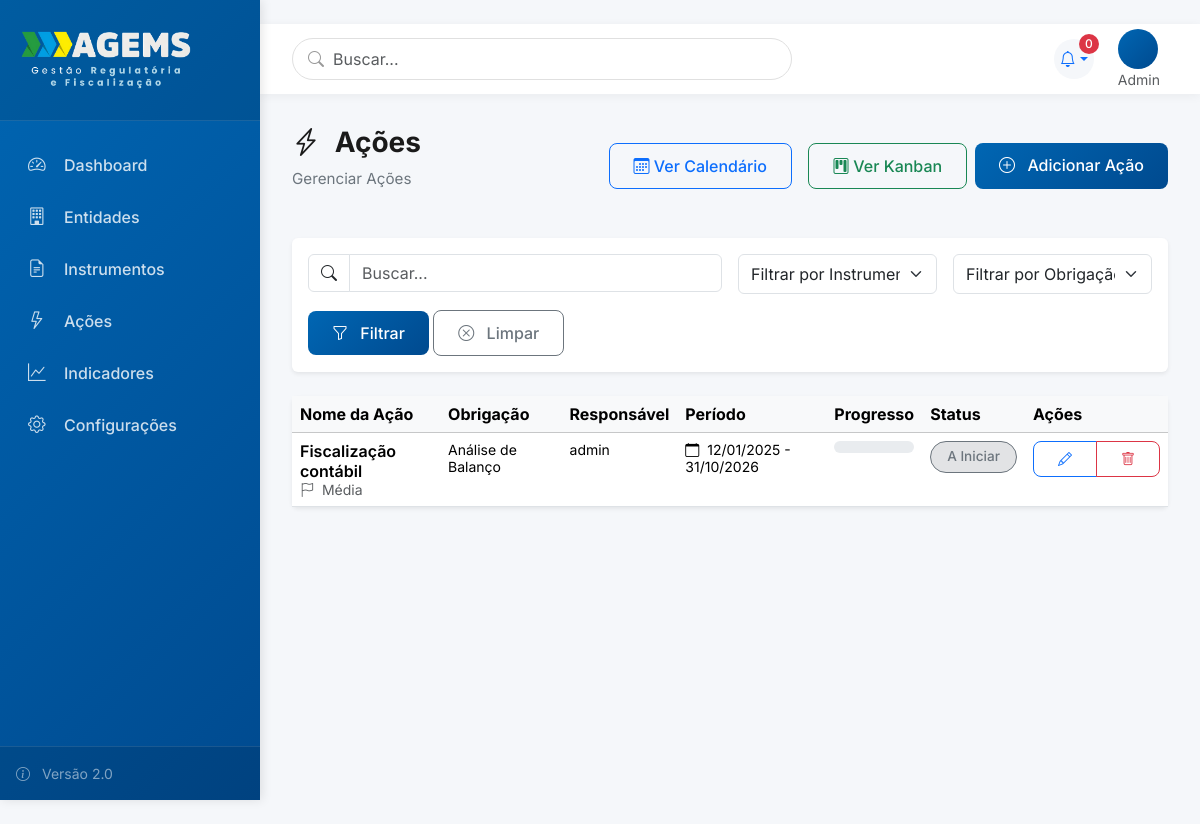
Screenshot of /acoes/ (signed in) with the database file from the repository.
### usuarios/models.py (models this page shows, shortened)
class Usuario(AbstractUser):
    PERFIL_CHOICES = [
        (0, 'Admin'),
        (1, 'Diretoria'),
        (2, 'Assessoria'),
        (3, 'Coordenação'),
        (4, 'Usuário Comum'),
        (5, 'Visualizador'),
    ]
    perfil = models.IntegerField(
        choices=PERFIL_CHOICES,
        default=4,
        verbose_name='Perfil de Acesso',
        help_text='Define o nível de acesso e permissões do usuário'
    )
    diretoria = models.ForeignKey(
        'core.Diretoria',
        on_delete=models.SET_NULL,
        null=True,
        blank=True,
        related_name='usuarios_diretoria',
        verbose_name='Diretoria',
        help_text='Diretoria principal do usuário (obrigatório para perfis 1-5)'
    )
    subunidade = models.ForeignKey(
        'core.Subunidade',
        on_delete=models.SET_NULL,
        null=True,
        blank=True,
        related_name='usuarios',
        verbose_name='Subunidade',
        help_text='Subunidade específica (obrigatório para perfis 2, 3, 4)'
    )
    diretorias_visualizacao = models.ManyToManyField(
        'core.Diretoria',
        blank=True,
        related_name='visualizadores',
        verbose_name='Diretorias para Visualização',
        help_text='Diretorias que o visualizador pode acessar (apenas para perfil 5)'
    )
    cargo = models.CharField(max_length=100, blank=True, verbose_name='Cargo')
    setor = models.CharField(max_length=100, blank=True, verbose_name='Setor/Departamento')
    telefone = models.CharField(max_length=20, blank=True, verbose_name='Telefone')
    entidade = models.ForeignKey(
        'entidades.Entidade',
        on_delete=models.SET_NULL,
        null=True,
        blank=True,
        related_name='usuarios',
        verbose_name='Entidade'
    )
    senha_temporaria = models.BooleanField(
        default=False,
        verbose_name='Senha Temporária',
        help_text='Se True, usuário será forçado a trocar senha no próximo login'
    )
    ativo = models.BooleanField(default=True, verbose_name='Usuário Ativo')
    data_criacao = models.DateTimeField(auto_now_add=True, verbose_name='Data de Criação')
    data_atualizacao = models.DateTimeField(auto_now=True, verbose_name='Última Atualização')
    class Meta:
        verbose_name = 'Usuário'
        verbose_name_plural = 'Usuários'
        ordering = ['first_name', 'last_name']
        indexes = [
            models.Index(fields=['perfil']),
            models.Index(fields=['diretoria']),
            models.Index(fields=['subunidade']),
        ]

### acoes/models.py (models this page shows, shortened)
class Acao(models.Model):
    STATUS_CHOICES = [
        ('a_iniciar', 'A Iniciar'),
        ('em_andamento', 'Em Andamento'),
        ('atrasado', 'Atrasado'),
        ('em_validacao', 'Em Validação'),
        ('finalizado', 'Finalizado'),
    ]
    PRIORIDADE_CHOICES = [
        ('baixa', 'Baixa'),
        ('media', 'Média'),
        ('alta', 'Alta'),
        ('urgente', 'Urgente'),
    ]
    PERIODICIDADE_CHOICES = [
        ('unica', 'Única'),
        ('mensal', 'Mensal'),
        ('bimestral', 'Bimestral'),
        ('trimestral', 'Trimestral'),
        ('quadrimestral', 'Quadrimestral'),
        ('semestral', 'Semestral'),
        ('anual', 'Anual'),
    ]
    nome = models.CharField('Nome da Ação', max_length=200)
    descricao = models.TextField('Descrição', blank=True)
    obrigacao = models.ForeignKey(
        Obrigacao,
        on_delete=models.CASCADE,
        verbose_name='Obrigação',
        related_name='acoes'
    )
    tipo_acao = models.ForeignKey(
        TipoAcao,
        on_delete=models.PROTECT,
        verbose_name='Tipo de Ação',
        related_name='acoes_v2',
        null=True,
        blank=True
    )
    responsavel = models.ForeignKey(
        settings.AUTH_USER_MODEL,
        on_delete=models.PROTECT,
        verbose_name='Responsável',
        related_name='acoes_responsavel',
        help_text='Responsável pela ação (apenas 1)'
    )
    executores = models.ManyToManyField(
        settings.AUTH_USER_MODEL,
        verbose_name='Executores',
        related_name='acoes_executor',
        blank=True,
        help_text='Usuários que executam a ação (pode ser vários)'
    )
    status = models.CharField('Status', max_length=15, choices=STATUS_CHOICES, default='a_iniciar')
    percentual_cumprido = models.IntegerField(
        'Percentual Cumprido (%)',
        default=0,
        help_text='Percentual de conclusão da ação (0-100)'
    )
    data_inicio = models.DateField('Data de Início')
    data_fim = models.DateField('Data de Fim')
    data_conclusao = models.DateField('Data de Conclusão Real', null=True, blank=True)
    periodicidade = models.CharField('Periodicidade', max_length=15, choices=PERIODICIDADE_CHOICES, default='unica')
    prioridade = models.CharField('Prioridade', max_length=10, choices=PRIORIDADE_CHOICES, default='media')
    dias_antecedencia_alerta = models.IntegerField(
        'Dias de Antecedência para Alerta',
        null=True,
        blank=True,
        default=None,
        help_text='Número de dias antes do prazo para gerar alerta (opcional)'
    )
    acoes_predecessoras = models.ManyToManyField(
        'self',
        symmetrical=False,
        verbose_name='Ações Predecessoras',
        related_name='acoes_sucessoras',
        blank=True,
        help_text='Ações que devem ser concluídas antes desta'
    )
    observacoes = models.TextField('Observações', blank=True)
    data_cadastro = models.DateTimeField('Data de Cadastro', auto_now_add=True)
    data_atualizacao = models.DateTimeField('Última Atualização', auto_now=True)
    class Meta:
        verbose_name = 'Ação'
        verbose_name_plural = 'Ações'
        ordering = ['data_inicio', 'prioridade', 'nome']

### instrumentos/models.py (models this page shows, shortened)
class Obrigacao(models.Model):
    STATUS_CHOICES = [
        ('pendente', 'Pendente'),
        ('em_andamento', 'Em Andamento'),
        ('cumprida', 'Cumprida'),
        ('vencida', 'Vencida'),
    ]
    titulo = models.CharField('Título da Obrigação', max_length=200)
    descricao = models.TextField('Descrição')
    clausula_referencia = models.CharField(
        'Cláusula de Referência',
        max_length=50,
        blank=True,
        help_text='Ex: Cláusula 5.2, Item 3.4, etc'
    )
    instrumento = models.ForeignKey(
        Instrumento,
        on_delete=models.CASCADE,
        verbose_name='Instrumento',
        related_name='obrigacoes'
    )
    tipo_obrigacao = models.ForeignKey(
        TipoObrigacao,
        on_delete=models.PROTECT,
        verbose_name='Tipo de Obrigação',
        related_name='obrigacoes'
    )
    recorrente = models.BooleanField(
        'Obrigação Recorrente',
        default=False,
        help_text='Se marcado, esta obrigação não será marcada como cumprida automaticamente'
    )
    data_vencimento = models.DateField(
        'Data de Vencimento',
        null=True,
        blank=True,
        help_text='Data limite para cumprimento (se aplicável)'
    )
    status = models.CharField('Status', max_length=15, choices=STATUS_CHOICES, default='pendente')
    cumprida = models.BooleanField('Cumprida', default=False)
    data_cumprimento = models.DateField('Data de Cumprimento', null=True, blank=True)
    dias_antecedencia_alerta = models.IntegerField(
        'Dias de Antecedência para Alerta',
        default=30,
        help_text='Número de dias antes do vencimento para gerar alerta'
    )
    observacoes = models.TextField('Observações', blank=True)
    data_cadastro = models.DateTimeField('Data de Cadastro', auto_now_add=True)
    data_atualizacao = models.DateTimeField('Última Atualização', auto_now=True)
    class Meta:
        verbose_name = 'Obrigação'
        verbose_name_plural = 'Obrigações'
        ordering = ['data_vencimento', 'titulo']

### acoes/views.py (the view)
# urls.py: path('acoes/', AcaoListView.as_view(), name='acao_list'),
class AcaoListView(ModernListView):
    model = Acao
    template_name = 'acoes/acao_list.html'
    icon = "bi bi-lightning-charge"
    create_url = 'acao_create'
    search_fields = ['nome', 'descricao', 'obrigacao__titulo']
    def get_queryset(self):
        instrumento_id = self.request.GET.get('instrumento')
        obrigacao_id = self.request.GET.get('obrigacao')
        queryset = Acao.objects.all()
        if instrumento_id:
            queryset = queryset.filter(obrigacao__instrumento_id=instrumento_id)
        if obrigacao_id:
            queryset = queryset.filter(obrigacao_id=obrigacao_id)
        return queryset.order_by('data_inicio', 'prioridade', 'nome')
    def get_context_data(self, **kwargs):
        context = super().get_context_data(**kwargs)
        instrumento_id = self.request.GET.get('instrumento')
        context['instrumentos'] = Instrumento.objects.all()
        context['obrigacoes'] = Obrigacao.objects.filter(instrumento_id=instrumento_id) if instrumento_id else Obrigacao.objects.all()
        try:
            context['instrumento_selecionado'] = int(instrumento_id) if instrumento_id else None
        except (ValueError, TypeError):
            context['instrumento_selecionado'] = None
        try:
            context['obrigacao_selecionada'] = int(self.request.GET.get('obrigacao')) if self.request.GET.get('obrigacao') else None
        except (ValueError, TypeError):
            context['obrigacao_selecionada'] = None
        return context

### templates/acoes/acao_list.html (shortened to what this page needs)
﻿{% extends 'components/list_view.html' %}
{% block header_actions %}
<a href="{% url 'acao_calendario' %}" class="btn btn-outline-primary me-2">
    <i class="bi bi-calendar3"></i> Ver Calendário
</a>
<a href="{% url 'acao_kanban' %}" class="btn btn-outline-success">
    <i class="bi bi-kanban"></i> Ver Kanban
</a>
{% endblock %}
{% block extra_filters %}
<div class="col-md-3">
    <select name="instrumento" id="instrumento" class="form-select" style="height: 40px;">
        <option value=""> Filtrar por Instrumento...</option>
    </select>
</div>
<div class="col-md-3">
    <select name="obrigacao" id="obrigacao" class="form-select" style="height: 40px;">
        <option value=""> Filtrar por Obrigação...</option>
    </select>
</div>
{% endblock %}
{% block table_headers %}
<th>Nome da Ação</th>
<th>Obrigação</th>
<th>Responsável</th>
<th>Período</th>
<th>Progresso</th>
<th>Status</th>
{% endblock %}
{% block table_rows %}
{% for acao in object_list %}
<tr>
    <td>
        <div class="fw-semibold toggle-checklist" data-acao="{{ acao.id }}" style="cursor:pointer;">
            {{ acao.nome }}
        </div>
        <small class="text-muted">
            <i class="bi bi-flag me-1"></i>
            {{ acao.get_prioridade_display }}
        </small>
    </td>
    <td><small>{{ acao.obrigacao.titulo }}</small></td>
    <td><small>{{ acao.responsavel.get_full_name|default:acao.responsavel.username }}</small></td>
    <td>
        <small><i class="bi bi-calendar me-1"></i>
            {{ acao.data_inicio|date:"d/m/Y" }} - {{ acao.data_fim|date:"d/m/Y" }}</small>
    </td>
    <td>
        <div class="progress" style="height: 12px; border-radius: 6px;">
        </div>
    </td>
    <td>
        {% if acao.status == 'finalizado' %}
        <span class="badge rounded-pill bg-success-subtle text-success border border-success">Finalizado</span>
        {% elif acao.status == 'em_andamento' %}
        <span class="badge rounded-pill bg-primary-subtle text-primary border border-primary">Em Andamento</span>
        {% elif acao.status == 'atrasado' %}
        <span class="badge rounded-pill bg-danger-subtle text-danger border border-danger">Atrasado</span>
        {% else %}
        <span class="badge rounded-pill bg-secondary-subtle text-secondary border border-secondary">{{ acao.get_status_display }}</span>
        {% endif %}
    </td>
    <td>
        <div class="btn-group btn-group-sm">
            <a href="{% url 'acao_edit' acao.pk %}" class="btn btn-outline-primary" title="Editar">
                <i class="bi bi-pencil"></i>
            </a>
            <a href="{% url 'acao_delete' acao.pk %}" class="btn btn-outline-danger" title="Excluir">
                <i class="bi bi-trash"></i>
            </a>
        </div>
    </td>
</tr>
{% endfor %}
{% endblock %}

### templates/base_modern.html (shortened to what this page needs)
{% load static %}
<!DOCTYPE html>
<html lang="pt-BR">
<head>
    <link href="https://cdn.jsdelivr.net/npm/bootstrap@5.3.2/dist/css/bootstrap.min.css" rel="stylesheet">
    <link rel="stylesheet" href="https://cdn.jsdelivr.net/npm/bootstrap-icons@1.11.1/font/bootstrap-icons.css">
    <link rel="stylesheet" href="https://cdnjs.cloudflare.com/ajax/libs/font-awesome/6.4.2/css/all.min.css">
</head>
<body>
    <aside class="sidebar" id="sidebar">
        <div class="sidebar-header">
            <a href="/" class="sidebar-brand">
                <img src="{% static 'img/logo.png' %}" alt="AGEMS" style="max-width: 180px; height: auto;">
            </a>
        </div>
        <ul class="sidebar-nav">
            <li class="sidebar-nav-item">
                <a href="/" class="sidebar-nav-link {% if request.path == '/' %}active{% endif %}">
                    <i class="bi bi-speedometer2"></i>
                    <span>Dashboard</span>
                </a>
            </li>
            <li class="sidebar-nav-item">
                <a href="{% url 'entidade_list' %}" class="sidebar-nav-link">
                    <i class="bi bi-building"></i>
                    <span>Entidades</span>
                </a>
            </li>
            <li class="sidebar-nav-item">
                <a href="{% url 'instrumento_list' %}" class="sidebar-nav-link">
                    <i class="bi bi-file-earmark-text"></i>
                    <span>Instrumentos</span>
                </a>
            </li>
            <li class="sidebar-nav-item">
                <a href="{% url 'acao_list' %}" class="sidebar-nav-link">
                    <i class="bi bi-lightning"></i>
                    <span>Ações</span>
                </a>
            </li>
            <li class="sidebar-nav-item">
                <a href="{% url 'indicador_list' %}" class="sidebar-nav-link">
                    <i class="bi bi-graph-up"></i>
                    <span>Indicadores</span>
                </a>
            </li>
            <li class="sidebar-nav-item">
                <a href="{% url 'configuracoes' %}" class="sidebar-nav-link">
                    <i class="bi bi-gear"></i>
                    <span>Configurações</span>
                </a>
            </li>
        </ul>
        <div class="sidebar-footer">
            <div class="text-white-50 small">
                <i class="bi bi-info-circle me-2"></i>
                Versão 2.0
            </div>
        </div>
    </aside>
    <main class="main-content">
        <header class="top-header">
            <div class="header-search position-relative d-none d-md-block">
                <i class="bi bi-search"></i>
                <input type="text" class="form-control" placeholder="Buscar...">
            </div>
            <div class="header-actions">
                <div class="dropdown">
                    <a class="header-icon dropdown-toggle text-decoration-none" href="#" id="alertsDropdown"
                        data-bs-toggle="dropdown" aria-expanded="false">
                        <i class="bi bi-bell"></i>
                        <span id="alertCount" class="badge bg-danger rounded-pill">0</span>
                    </a>
                </div>
                <div class="user-profile dropdown">
                    <div data-bs-toggle="dropdown">
                        <div class="user-avatar">
                        </div>
                        <div class="d-none d-md-block">
                            <div class="small text-muted">{{ user.get_perfil_display }}</div>
                        </div>
                    </div>
                </div>
            </div>
        </header>
        <div class="content-area">
            {% block content %}{% endblock %}
        </div>
    </main>
</body>
</html>

### rows the page displays
Usuario: perfil "Admin"
Acao: nome "Fiscalização contábil", prioridade "Média", obrigacao.titulo "Análise de Balanço", responsavel.get_full_name "admin", data_inicio "12/01/2025", data_fim "31/10/2026", status "A Iniciar"

### other values shown
{{ title }} "Ações"
{{ subtitle }} "Gerenciar Ações"
{{ singular_name }} "Ação"
